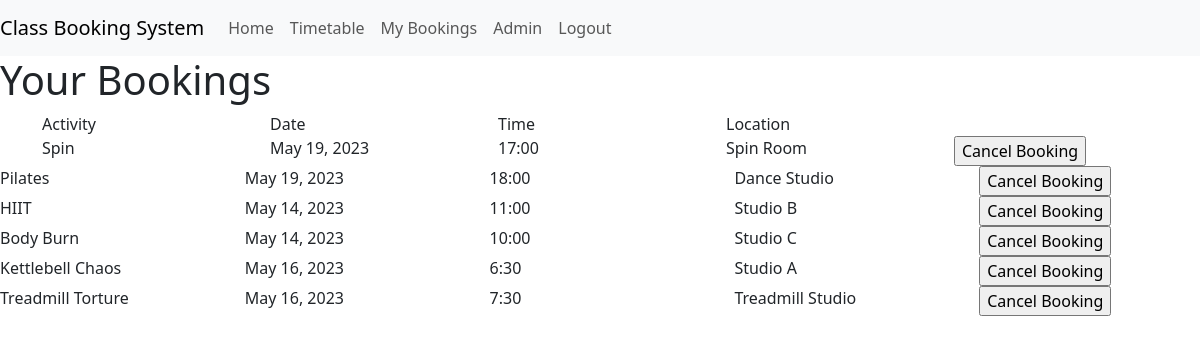
Before: /view_bookings.html (signed in) with the older database file.
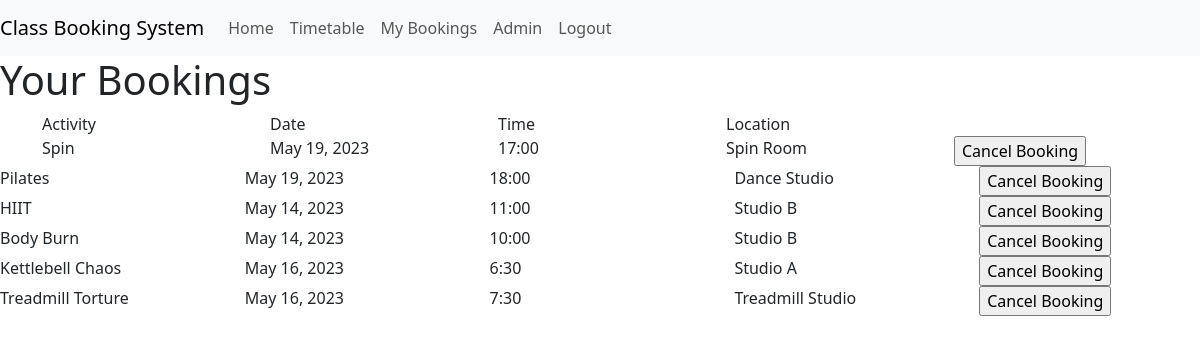
After: the same page with the newer database file.
### classbooking_app/models.py (models this page shows, shortened)
class Booking(models.Model):
    session = models.ForeignKey(Session, on_delete=models.CASCADE)
    user = models.CharField(
        max_length=50,
        null=False,
        blank=False,
        default="test_user"
        )
    confirmed = models.BooleanField(default=False)

class Session(models.Model):
    activity = models.ForeignKey(Activity, on_delete=models.CASCADE)
    date = models.DateField(default=date.today())
    time = models.TimeField(default=datetime.now())
    spaces = models.IntegerField(default=25)
    location = models.CharField(max_length=50, default='Studio A')
    running = models.BooleanField(default=True)

class Activity(models.Model):
    name = models.CharField(
        max_length=50,
        null=False,
        blank=False,
        default="test_class"
        )
    description = models.CharField(
        max_length=50,
        null=False,
        blank=False,
        default="test_description"
        )
    image = models.CharField(
        max_length=20,
        null=False,
        blank=False,
        default="test_image")
    capacity = models.IntegerField(
        null=False,
        blank=False,
        default=25
    )
    duration = models.CharField(
        max_length=5,
        null=False,
        blank=False,
        default="1hr"
    )

### classbooking_app/views.py (the view, shortened to what this page needs)
# urls.py: path('view_bookings.html', views.view_bookings, name='view_bookings'),
def view_bookings(request):
    user = request.user
    cancel_id = ""
    bookings = Booking.objects.filter(user=user)
    context = {
        'bookings': bookings,
        'cancel_id': cancel_id,
        }
    return render(request, 'classbooking_app/view_bookings.html', context)

### classbooking_app/templates/classbooking_app/view_bookings.html (shortened to what this page needs)
{% extends 'classbooking_app/base.html' %}
{% block contentbody %}
<h1>Your Bookings</h1>
<form method="POST" id="cancel-form">
{% if bookings|length > 0 %}
<div class="container">
 <div class="row">
   <div class="col">Activity</div>
   <div class="col">Date</div>
   <div class="col">Time</div>
   <div class="col">Location</div>
   <div class="col"></div>
 </div>
 {% for booking in bookings %}
 <div class="row run-{{ booking.session.running }}">
   <div class="col">{{ booking.session.activity.name }}</div>
   <div class="col">{{ booking.session.date }}</div>
   <div class="col">{{ booking.session.time | time:"G:i" }}</div>
   <div class="col">{{ booking.session.location }}</div>
   <div class="col">
    {% if booking.session.running == False %}
    <div>Apologies, the gym has had to cancel this class.</div>
    {% else %}
     <input class="cancel-button run-{{ booking.session.running }}-btn" type="button" value="Cancel Booking" id="{{ booking.session.id }}-view" data-toggle="modal" data-target="#modal-{{ booking.session.id }}">
    {% endif %}
    </div>
 </div>
</div>
</form>
{% endfor %}
{% else %}
<p>
  You aren't booked into any classes yet, visit the <a href="/timetable.html" id="timetable-link">Timetable</a> to book yourself in.
</p>
{% endif %}
{% endblock %}

Changed rows visible on the page:
changed through a linked row, Booking "Body Burn": session.location "Studio C" → "Studio B"
